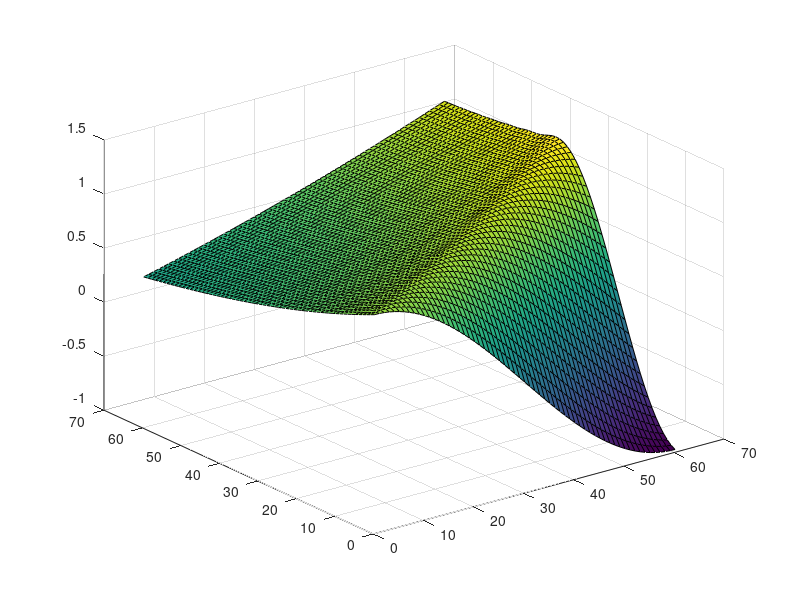

MATLAB code to generate this figure: (Note: this script raises an error after producing the figure.)
% soluting graphing
res = csvread('solution5.csv');
surf(res);
check3 = csvread('solution3.csv');
check8 = csvread('solution8.csv');
if check3 == check8
    disp("kek\n");
end
title('Solution of transport equation');
ylabel('timeSteps (time = 1)'), xlabel('spaceSteps (space = 1)'), zlabel('u(x, t)');